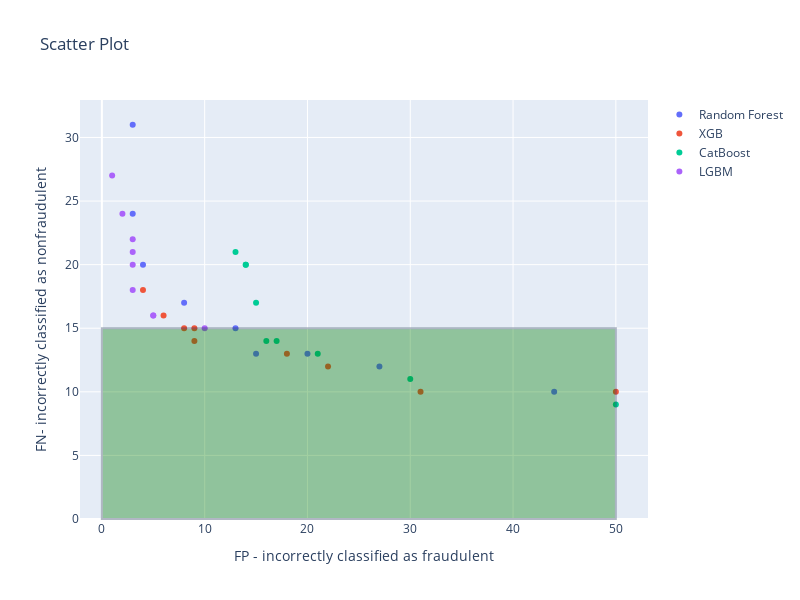

Source (notebook cell):
### Code cell
# Create a scatter plot for each dataset
fig = go.Figure()


for result in results.items():
    # Create custom hover text with the additional information
    hover_text = [f"{result[0]} at {info:.1f} threshold" for info in result[1][0]['threshold']]

    fig.add_trace(go.Scatter(
        x=result[1][0]['FP'], 
        y=result[1][0]['FN'], 
        mode='markers', 
        name=result[0],
        text=hover_text  # Assign the custom hover text here
    ))

    fig.add_shape(type="rect",
    xref="x", yref="y",
    x0=0, y0=0,
    x1=50, y1=15,
    fillcolor="green",
    opacity=0.1
    )


# Customize the layout, axis labels, and size
fig.update_layout(
    title='Scatter Plot',
    xaxis_title='FP - incorrectly classified as fraudulent',
    yaxis_title='FN- incorrectly classified as nonfraudulent',
    width=800,
    height=600
)

# Show the plot
fig.show()

### Figure 1 — Plotly figure (JSON) as saved in the notebook; plotly's stock layout.template omitted (floating-point values rounded to 4 significant figures)
{"data": [{"mode": "markers", "name": "Random Forest", "text": ["Random Forest at 0.1 threshold", "Random Forest at 0.2 threshold", "Random Forest at 0.3 threshold", "Random Forest at 0.4 threshold", "Random Forest at 0.5 threshold", "Random Forest at 0.6 threshold", "Random Forest at 0.7 threshold", "Random Forest at 0.8 threshold", "Random Forest at 0.9 threshold"], "type": "scatter", "x": [3, 3, 4, 8, 13, 15, 20, 27, 44], "y": [31, 24, 20, 17, 15, 13, 13, 12, 10]}, {"mode": "markers", "name": "XGB", "text": ["XGB at 0.1 threshold", "XGB at 0.2 threshold", "XGB at 0.3 threshold", "XGB at 0.4 threshold", "XGB at 0.5 threshold", "XGB at 0.6 threshold", "XGB at 0.7 threshold", "XGB at 0.8 threshold", "XGB at 0.9 threshold"], "type": "scatter", "x": [4, 6, 8, 9, 9, 18, 22, 31, 50], "y": [18, 16, 15, 15, 14, 13, 12, 10, 10]}, {"mode": "markers", "name": "CatBoost", "text": ["CatBoost at 0.1 threshold", "CatBoost at 0.2 threshold", "CatBoost at 0.3 threshold", "CatBoost at 0.4 threshold", "CatBoost at 0.5 threshold", "CatBoost at 0.6 threshold", "CatBoost at 0.7 threshold", "CatBoost at 0.8 threshold", "CatBoost at 0.9 threshold"], "type": "scatter", "x": [13, 14, 14, 15, 16, 17, 21, 30, 50], "y": [21, 20, 20, 17, 14, 14, 13, 11, 9]}, {"mode": "markers", "name": "LGBM", "text": ["LGBM at 0.1 threshold", "LGBM at 0.2 threshold", "LGBM at 0.3 threshold", "LGBM at 0.4 threshold", "LGBM at 0.5 threshold", "LGBM at 0.6 threshold", "LGBM at 0.7 threshold", "LGBM at 0.8 threshold", "LGBM at 0.9 threshold"], "type": "scatter", "x": [1, 2, 3, 3, 3, 3, 5, 5, 10], "y": [27, 24, 22, 21, 20, 18, 16, 16, 15]}], "layout": {"height": 600, "shapes": [{"fillcolor": "green", "opacity": 0.1, "type": "rect", "x0": 0, "x1": 50, "xref": "x", "y0": 0, "y1": 15, "yref": "y"}, {"fillcolor": "green", "opacity": 0.1, "type": "rect", "x0": 0, "x1": 50, "xref": "x", "y0": 0, "y1": 15, "yref": "y"}, {"fillcolor": "green", "opacity": 0.1, "type": "rect", "x0": 0, "x1": 50, "xref": "x", "y0": 0, "y1": 15, "yref": "y"}, {"fillcolor": "green", "opacity": 0.1, "type": "rect", "x0": 0, "x1": 50, "xref": "x", "y0": 0, "y1": 15, "yref": "y"}], "title": {"text": "Scatter Plot"}, "width": 800, "xaxis": {"title": {"text": "FP - incorrectly classified as fraudulent"}}, "yaxis": {"title": {"text": "FN- incorrectly classified as nonfraudulent"}}}}
